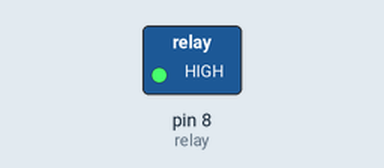
Bench run of a sketch on a simulated Arduino Uno, built with avr-gcc and run on an emulated ATmega328P. Parts: switched loads named in the sketch (green lamp = pin HIGH).

Above: at 5.0 s.
At 15.0 s:
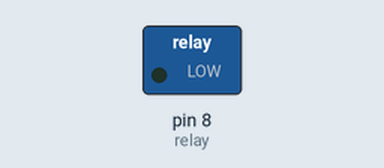
Timing chart, 0 to 26.0 s (numbered marks = the images above):
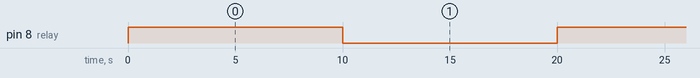

The sketch:

dc_motor.ino
```cpp
/* fan on for 10 seconds then off for 10 seconds
 *  used digital output
 */
const int relay = 8; // the relay is connected to pin 8 of the Adruino board

void setup()
{
//pinMode(button, INPUT);
pinMode(relay, OUTPUT);
}

void loop()
{

digitalWrite(relay, HIGH); // The motor starts to run
delay (10000);


digitalWrite(relay, LOW); // The motor stops running
delay (10000);
}
```

Measured:
- by itself, pin 8 (relay): alternates HIGH for 10.0 s and LOW for 10.0 s
